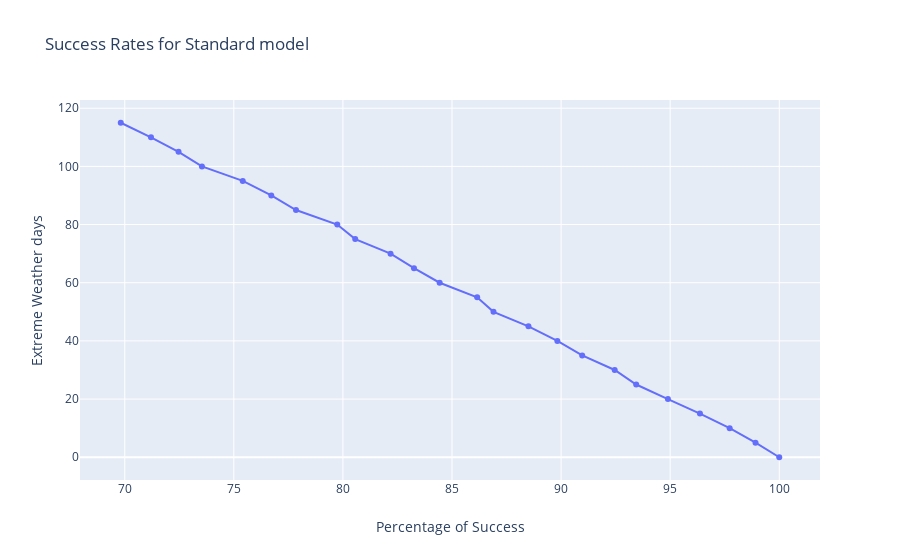

Notebook code cell kept with this figure:
### Markdown cell above
### Success rate for standard model

### Code cell
fig = go.Figure()
fig.add_trace(go.Scatter(x=sucess_rate_without['Before']*100, y=sucess_rate_without['Number_of_days'],
                    mode='lines+markers'))
fig.update_layout(
    title="Success Rates for Standard model",
    xaxis_title="Percentage of Success",
    yaxis_title="Extreme Weather days")

fig.show()

### Figure 1 — Plotly figure (JSON) as saved in the notebook; plotly's stock layout.template omitted (floating-point values rounded to 4 significant figures)
{"data": [{"mode": "lines+markers", "type": "scatter", "x": [100, 98.91, 97.73, 96.36, 94.9, 93.44, 92.46, 90.97, 89.83, 88.5, 86.9, 86.15, 84.43, 83.26, 82.18, 80.56, 79.74, 77.85, 76.72, 75.41, 73.54, 72.47, 71.2, 69.82], "y": [0, 5, 10, 15, 20, 25, 30, 35, 40, 45, 50, 55, 60, 65, 70, 75, 80, 85, 90, 95, 100, 105, 110, 115]}], "layout": {"title": {"text": "Success Rates for Standard model"}, "xaxis": {"title": {"text": "Percentage of Success"}}, "yaxis": {"title": {"text": "Extreme Weather days"}}}}
